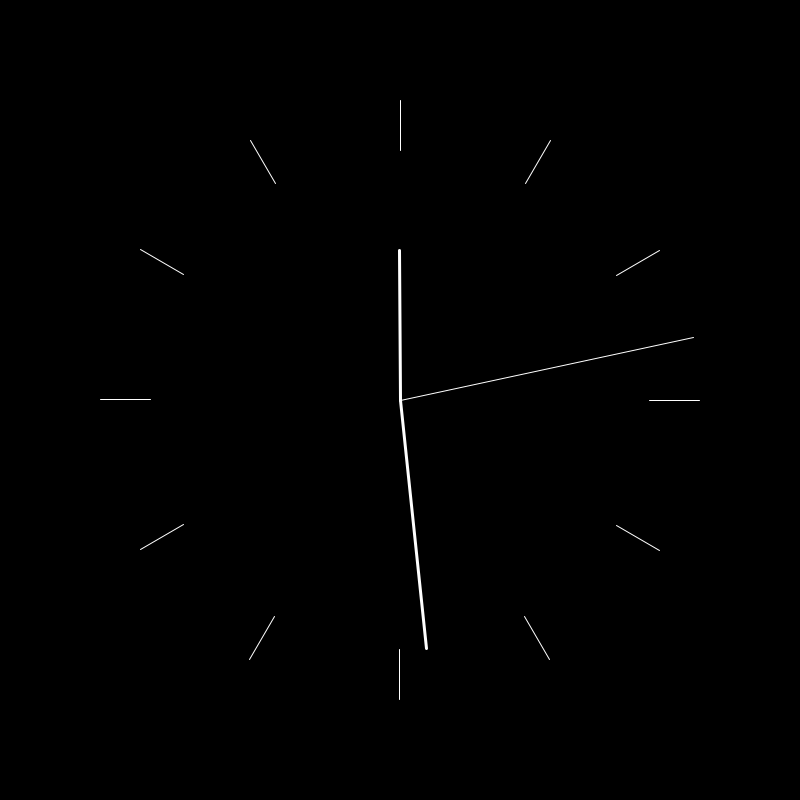
Frame 1 (no input)
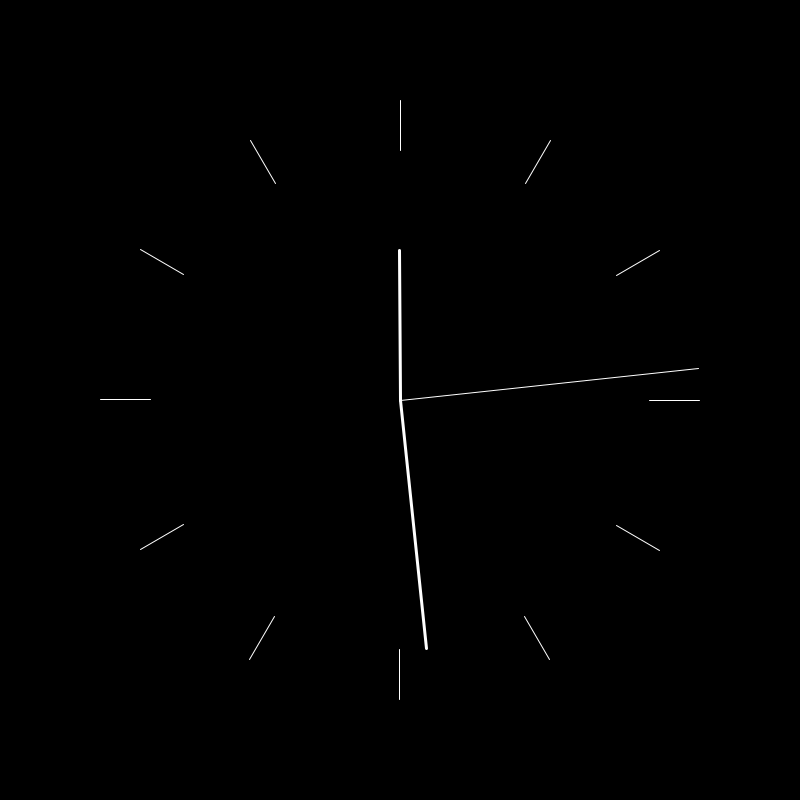
Frame 60 (the mouse pressed at the canvas centre just before this capture)
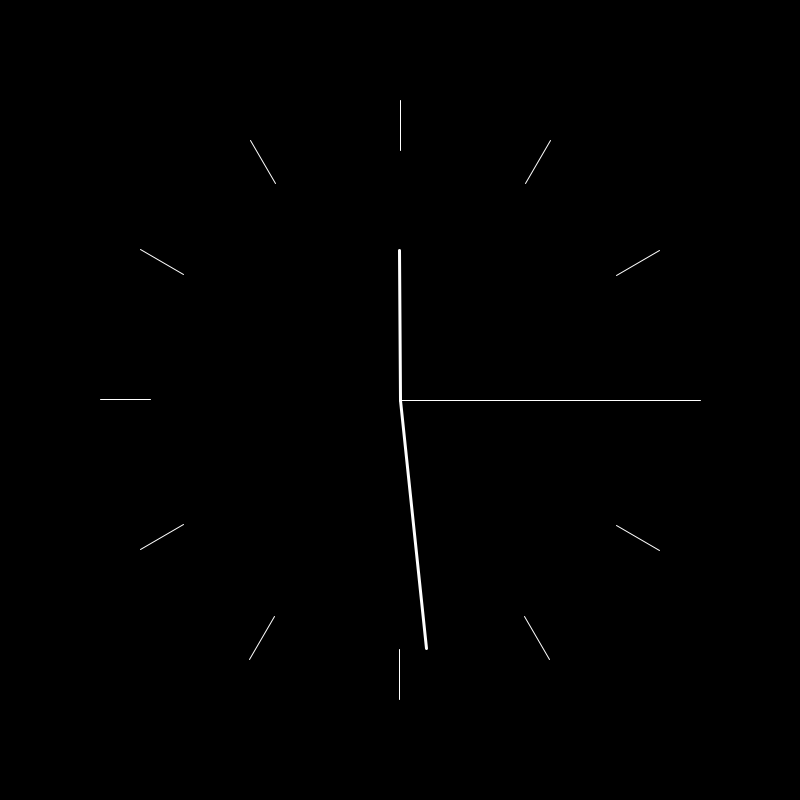
Frame 120 (the mouse held since frame 60 and released just before this capture)

The Processing sketch that drew these frames (run headless with seeded random() and noise(); from frame 60 on, the mouse is pressed at the canvas centre):

// Processing sketch: ejemplo_reloj
// ── ejemplo_reloj.pde
float ang_segundos;
float ang_minutos;
float ang_horas;

void setup() {
  size(800, 800);
  background(0);
  ang_segundos = 0;
}

void draw() {
  strokeWeight(1);
  background(0);
  stroke(255);
  translate(width/2, height/2);
  pushMatrix();
  for (int i = 0; i < 12; i++) {
    line(0, -300, 0, -250);
    rotate(radians(360/12));
  }
  popMatrix();
  ang_segundos = map(second(), 0, 60, 0, 360);
  ang_segundos -= 90;
  pushMatrix();
  rotate(radians(ang_segundos));
  line(0, 0, 300, 0);
  popMatrix();
  
  strokeWeight(3);
  
  ang_minutos = map(minute(), 0, 60, 0, 360);
  ang_minutos -= 90;
  pushMatrix();
  rotate(radians(ang_minutos));
  line(0, 0, 250, 0);
  popMatrix();
  
  ang_horas = map(hour(), 0, 24, 0, 720);
  ang_horas -= 90;
  pushMatrix();
  rotate(radians(ang_horas));
  line(0, 0, 150, 0);
  popMatrix();
}
